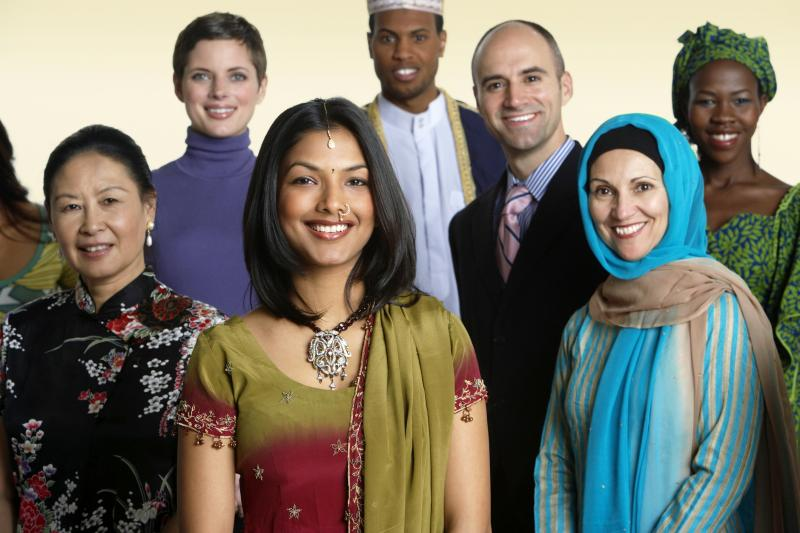
#> input picture Lab5/image_people.jpg, 800 x 533 px
$ jupyter execute image_face_detection.ipynb
#> lines starting #> are read from the running program, lines starting #| are printed output that depends on the picture
[cell 1]
import cv2
import matplotlib.pyplot as plt

[cell 2]
# using the pre-trained model.
face_cascade = cv2.CascadeClassifier(cv2.data.haarcascades + 'haarcascade_frontalface_default.xml')
eye_cascade = cv2.CascadeClassifier(cv2.data.haarcascades + 'haarcascade_eye.xml')

img = cv2.imread('image_people.jpg')
#> img is the input picture: shape (533, 800, 3); mean B, G, R 102.2, 114.1, 117.4
img_rgb = cv2.cvtColor(img, cv2.COLOR_BGR2RGB)

plt.imshow(img_rgb)
plt.show()

[cell 3]
faces = face_cascade.detectMultiScale(img_rgb, 1.1, 4)
#> faces = [[310, 255, 65, 65], [368, 10, 71, 71], [176, 41, 88, 88], [687, 70, 75, 75], [466, 42, 99, 99], [274, 136, 115, 115], [45, 163, 105, 105], [275, 286, 102, 102], [573, 150, 104, 104]]

# In this case, faces are returned as a list of rectangles.
for (x, y, w, h) in faces:
    # Get the region of interest in the BGR image
    roi = img[y:y+h, x:x+w]

    # Detect eyes within the region of interest
    eyes = eye_cascade.detectMultiScale(roi, 1.1, 4)

    # Only draw a rectangle around the face if eyes were detected
    if len(eyes) > 0:
        cv2.rectangle(img_rgb, (x, y), (x+w, y+h), (255, 0, 0), 2)
#> this loop made 9 passes
#> (x, y, w, h, eyes) on passes 2, 3, 4, 5, 6, 7, 9: (368, 10, 71, 71, [[10, 17, 23, 23], [38, 15, 23, 23]]), (176, 41, 88, 88, [[12, 24, 22, 22], [49, 23, 24, 24]]), (687, 70, 75, 75, [[41, 20, 23, 23], [8, 19, 25, 25]]), (466, 42, 99, 99, [[54, 25, 24, 24], [16, 32, 23, 23]]), (274, 136, 115, 115, [[18, 31, 27, 27], [65, 32, 28, 28]]), (45, 163, 105, 105, [[48, 23, 31, 31], [15, 32, 25, 25]]), (573, 150, 104, 104, [[57, 25, 24, 24], [18, 29, 24, 24]])
#> pass 1, `roi = img[y:y+h, x:x+w]`:
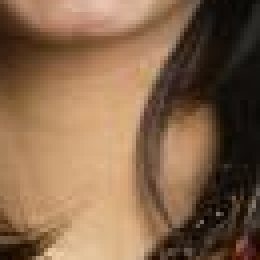
#> roi: shape (65, 65, 3) (shown 4 times larger); mean B, G, R 74.6, 101.6, 132.8
#> pass 2, `roi = img[y:y+h, x:x+w]`:
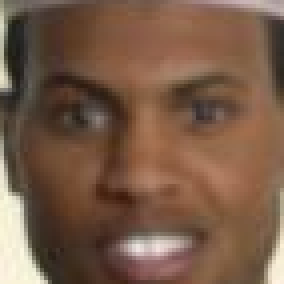
#> roi: shape (71, 71, 3) (shown 4 times larger); mean B, G, R 71.3, 90.7, 120.1
#> pass 3, `roi = img[y:y+h, x:x+w]`:
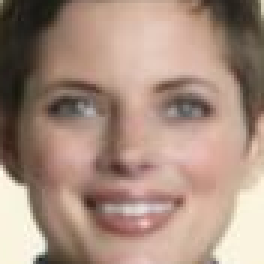
#> roi: shape (88, 88, 3) (shown 3 times larger); mean B, G, R 126.9, 141.5, 167.4
#> after the loop:
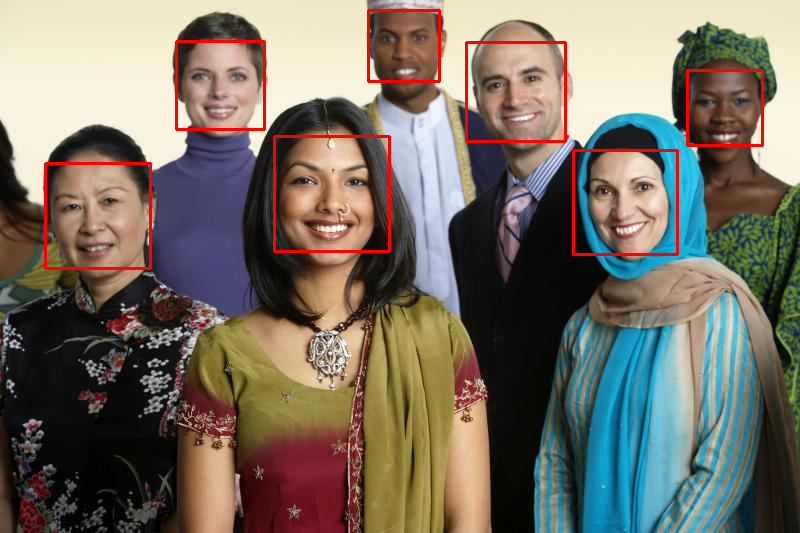
#> img_rgb: shape (533, 800, 3); mean R, G, B 120, 112, 100.3
#> after the loop:
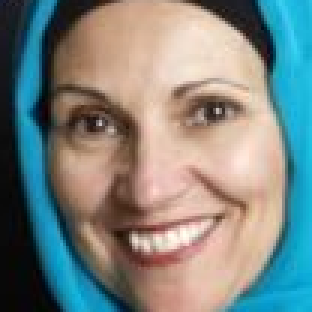
#> roi: shape (104, 104, 3) (shown 3 times larger); mean B, G, R 129.3, 133.1, 125
